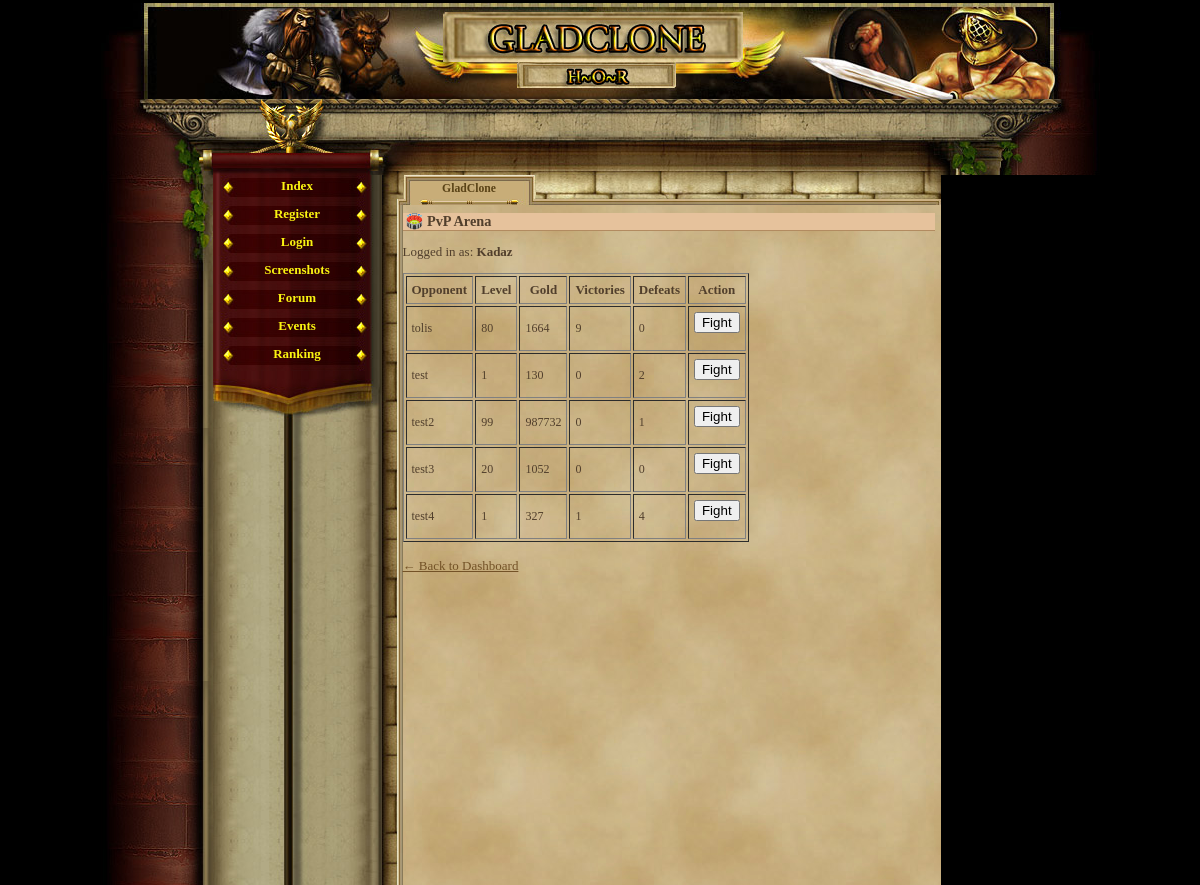
Page /pvp_arena.php (signed in) on the earlier database version.
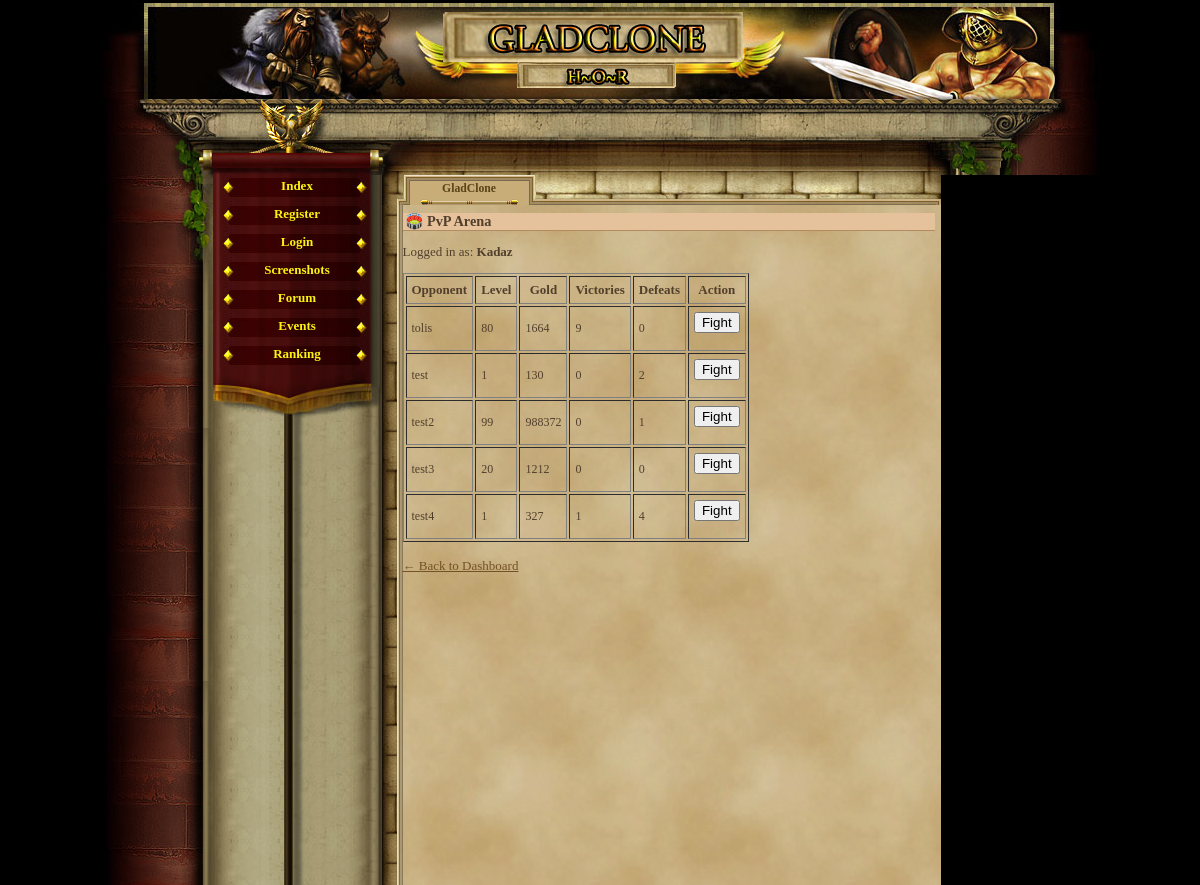
Same page on the later database version.
### tables this page shows
CREATE TABLE `gracze` (
  `id` int(11) NOT NULL AUTO_INCREMENT,
  `gracz` int(11) NOT NULL DEFAULT '0',
  `login` varchar(24) NOT NULL,
  `haslo` varchar(40) NOT NULL,
  `email` varchar(40) NOT NULL,
  `plec` tinyint(4) NOT NULL DEFAULT '0',
  `avatar` tinyint(4) NOT NULL DEFAULT '1',
  `pregunta` text NOT NULL,
  `respuesta` text NOT NULL,
  `rank` int(1) NOT NULL DEFAULT '1',
  `nivel` int(1) NOT NULL DEFAULT '1',
  `exp` int(1) NOT NULL DEFAULT '0',
  `exp_max` int(1) NOT NULL DEFAULT '10',
  `honor` int(1) NOT NULL DEFAULT '0',
  `fama` int(1) NOT NULL DEFAULT '0',
  `victorias` int(1) NOT NULL DEFAULT '0',
  `perdidas` int(1) NOT NULL DEFAULT '0',
  `oro_robado` int(1) NOT NULL DEFAULT '0',
  `oro_perdido` int(1) NOT NULL DEFAULT '0',
  `atak` int(5) NOT NULL DEFAULT '0',
  `obrona` int(3) NOT NULL DEFAULT '0',
  `sila` int(1) NOT NULL DEFAULT '5',
  `sila_i` int(1) NOT NULL DEFAULT '0',
  `sila_max` int(1) NOT NULL DEFAULT '10',
  `zrecznosc` int(1) NOT NULL DEFAULT '5',
  `zrecznosc_i` int(1) NOT NULL DEFAULT '0',
  `zrecznosc_max` int(1) NOT NULL DEFAULT '10',
  `wyrzymalosc` int(1) NOT NULL DEFAULT '5',
  `wyrzymalosc_i` int(1) NOT NULL DEFAULT '0',
  `wyrzymalosc_max` int(1) NOT NULL DEFAULT '10',
  `constitucion` int(1) NOT NULL DEFAULT '5',
  `constitucion_i` int(1) NOT NULL DEFAULT '0',
  `constitucion_max` int(1) NOT NULL DEFAULT '10',
  `carisma` int(1) NOT NULL DEFAULT '5',
  `carisma_i` int(1) NOT NULL DEFAULT '0',
  `carisma_max` int(1) NOT NULL DEFAULT '10',
  `inteligencja` int(1) NOT NULL DEFAULT '5',
  `inteligencja_i` int(1) NOT NULL DEFAULT '0',
  `inteligencja_max` int(1) NOT NULL DEFAULT '10',
  `mdchance` int(1) NOT NULL DEFAULT '0',
  `dhchance` int(1) NOT NULL DEFAULT '0',
  `ctchance` int(1) NOT NULL DEFAULT '0',
  `zycie` int(100) NOT NULL DEFAULT '100',
  `zycie_max` int(100) NOT NULL DEFAULT '100',
  `obrazenia_min` int(1) NOT NULL DEFAULT '0',
  `obrazenia_max` int(3) NOT NULL DEFAULT '2',
  `zloto` int(100) NOT NULL DEFAULT '150',
  `zloto_skarbiec` int(11) NOT NULL,
  `punkty` int(11) NOT NULL,
  `pracuje` int(11) NOT NULL,
  `ostatnia_walka_pvp` int(11) NOT NULL,
  `ostatnia_walka_pvc` int(11) NOT NULL,
  `ostatnio_zregenerowano` int(11) NOT NULL,
  `titulo` varchar(24) NOT NULL DEFAULT 'Newbie',
  `arena_level` int(11) NOT NULL,
  `rubies` int(11) NOT NULL DEFAULT '0',
  `centurion_time` int(11) NOT NULL,
  `reportes` int(1) NOT NULL DEFAULT '0',
  `mensajes` int(1) NOT NULL DEFAULT '0',
  `noticias` int(1) NOT NULL DEFAULT '0',
  `bendicion1_type` int(11) NOT NULL,
  `bendicion1_time` int(11) NOT NULL,
  `bendicion2_type` int(11) NOT NULL,
  `bendicion2_time` int(11) NOT NULL,
  `bendicion3_type` int(11) NOT NULL,
  `bendicion3_time` int(11) NOT NULL,
  `bendicion4_type` int(11) NOT NULL,
  `bendicion4_time` int(11) NOT NULL,
  `ostatnia_aktywnosc` int(11) NOT NULL DEFAULT '0',
  `username_locked` tinyint(1) NOT NULL DEFAULT '0',
  `lock_login` tinyint(1) NOT NULL DEFAULT '0',
  PRIMARY KEY (`id`),
  UNIQUE KEY `login` (`login`)
);

### pvp_arena.php (the view, shortened to what this page needs)
<?php
require_once('var/ustawienia.php');
require_once('gora_strony.php');
require_once('menu_l.php');
if (isset($_SESSION['id'])) {
    $player_id = $_SESSION['id'];
    $conn->query("UPDATE gracze SET ostatnio_zregenerowano = UNIX_TIMESTAMP() WHERE id = $player_id");
}
$player_id = $_SESSION['id'];
$player_name = '';
$stmt_self = $conn->prepare("SELECT login FROM gracze WHERE id = ?");
$stmt_self->bind_param("i", $player_id);
$stmt_self->execute();
$stmt_self->bind_result($player_name);
$can_fight = true;
$stmt = $conn->prepare("SELECT id, login, nivel, zloto, victorias, perdidas FROM gracze WHERE id != ?");
$stmt->bind_param("i", $player_id);
$stmt->execute();
$result = $stmt->get_result();
?>
<h2>🏟️ PvP Arena</h2>
<p>Logged in as: <strong><?= htmlspecialchars($player_name) ?></strong></p>
<table border="1" cellpadding="5">
    <tr>
        <th>Opponent</th>
        <th>Level</th>
        <th>Gold</th>
        <th>Victories</th>
        <th>Defeats</th>
        <th>Action</th>
    </tr>
    <?php while ($row = $result->fetch_assoc()): ?>
    <tr>
        <td><?= htmlspecialchars($row['login']) ?></td>
        <td><?= $row['nivel'] ?></td>
        <td><?= $row['zloto'] ?></td>
        <td><?= $row['victorias'] ?></td>
        <td><?= $row['perdidas'] ?></td>
        <td>
		<?php if ($can_fight): ?>
    <form method="POST" action="pvp_fight.php" onsubmit="return confirm('Fight <?= htmlspecialchars($row['login']) ?>?');">
        <button type="submit">Fight</button>
    </form>
<?php else: ?>
    <button disabled>Cooldown</button>
<?php endif; ?>
        </td>
    </tr>
    <?php endwhile; ?>
</table>
<br>
<a href="index.php">← Back to Dashboard</a>

Differences in the rows shown:
changed gracze "test2": zloto "987732" → "988372"
changed gracze "test3": zloto "1052" → "1212"
